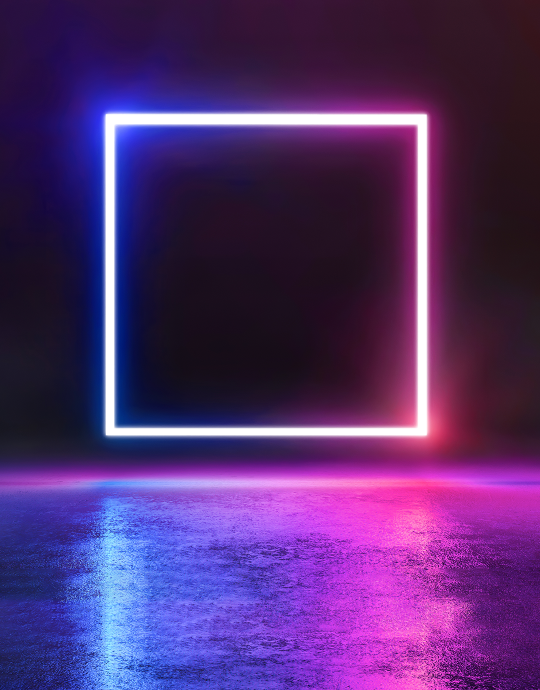
#> input picture image-data/Background/1.png, 1080 x 1380 px, found by its file name (shown at 1/2 size); the run also reads 1 picture not shown here
$ python post-processing.py
#> lines starting #> are read from the running program, lines starting #| are printed output that depends on the picture; pictures that were not available may be replaced by others from this repository, and a replacement may not be noted
import hashlib
from PIL import Image
import os
from os import listdir
from os.path import isfile, join
import random
##################### TO CHANGE ###################################################
path = "/Users/jerrypan/Desktop/Research & Internship Project/A-scalable-NFT-Art-Project-by-Indorse/pytorch-CycleGAN-and-pix2pix/image-data/"
##################### TO CHANGE ###################################################

string = "n"
encoded = string.encode()
hashObject = hashlib.sha256(encoded)
hexDigits = hashObject.hexdigest()
hexDigitsInDecimal = int(hexDigits, 16)
print(hexDigits)  # ce76c835a3668e99f680f1b043f09b6bbbb71905e6f2b2079f0dd59daba5002e

img = Image.open(path + "Background/1.png")
#> img is the input picture: PIL image 1080x1380 RGBA; mean R, G, B, A 83.4, 46.5, 112.3, 255

width, height = img.size
#> width = 1080; height = 1380
# print(width, height)

# for x in range(width):
#     for y in range(height):
#         (r, g, b, a) = img.getpixel((x,y))
        # print(r, g, b, a)
        ####################################################################
        # Do your logic here and create a new (R,G,B) tuple called new_color
        ####################################################################
        # img.putpixel( (x,y), (r + 100, g + 100, b + 100))

# encoding
for x in range(0, 64, 8):
    r, g, b, a = int(hexDigits[x:x+2], 16), int(hexDigits[x+2:x+4], 16), int(hexDigits[x+4:x+6], 16), int(hexDigits[x+6:x+8], 16)
    img.putpixel((x, 0), (r, g, b, a))

img.save("/Users/jerrypan/Desktop/Research & Internship Project/A-scalable-NFT-Art-Project-by-Indorse/pytorch-CycleGAN-and-pix2pix/image-data/Background/1_processed.png")


#############################################################################################
# decoding
encoded_img = Image.open("/Users/jerrypan/Desktop/Research & Internship Project/A-scalable-NFT-Art-Project-by-Indorse/pytorch-CycleGAN-and-pix2pix/image-data/Background/1_processed.png")
code = ""
for x in range(0, 64, 8):
    r, g, b, a = encoded_img.getpixel((x, 0))
    hexR = hex(r)[2:]
    hexG = hex(g)[2:]
    hexB = hex(b)[2:]
    hexA = hex(a)[2:]
    if len(hexR) == 1:
        hexR = "0" + hexR
    if len(hexG) == 1:
        hexG = "0" + hexG
    if len(hexB) == 1:
        hexB = "0" + hexB
    if len(hexA) == 1:
        hexA = "0" + hexA
    code = code + hexR + hexG + hexB + hexA
#> this loop made 8 passes
#> (r, g, b, a, hexR, hexG, hexB, hexA) on passes 6 to 8: (129, 52, 41, 15, '81', '34', '29', '0f'), (235, 168, 15, 130, 'eb', 'a8', '0f', '82'), (54, 200, 61, 185, '36', 'c8', '3d', 'b9')
#> (r, g, b, a, hexR, hexG, hexB, hexA) on passes 1 to 5: (27, 22, 177, 223, '1b', '16', 'b1', 'df'), (83, 139, 161, 45, '53', '8b', 'a1', '2d'), (195, 249, 126, 219, 'c3', 'f9', '7e', 'db'), (184, 92, 170, 112, 'b8', '5c', 'aa', '70'), (80, 212, 108, 20, '50', 'd4', '6c', '14')
# print(code)
#############################################################################################
pathBackgrounds = os.listdir(path + "Background/")
pathFrames = os.listdir(path + "Frames/")
pathProducts = os.listdir(path + "Product/")

backgroundNum = random.choice(pathBackgrounds)
productNum = random.choice(pathProducts)
######################################################################
# Common/Rare/Epic/LegendaryLegendary
ledendaryProb = 0.03
epicProb = 0.10 + ledendaryProb
rareProb = 0.30 + epicProb

if (hexDigitsInDecimal % 100) / 100 <= ledendaryProb:
    frameNum = "4-Legendary.png"
elif (hexDigitsInDecimal % 100) / 100 <= epicProb:
    frameNum = "3-Epic.png"
elif (hexDigitsInDecimal % 100) / 100 <= rareProb:
    frameNum = "2-Rare.png"
else:
    frameNum = "1-Common.png"
######################################################################
backgroundImg = Image.open(path + "Background/" + str(backgroundNum))
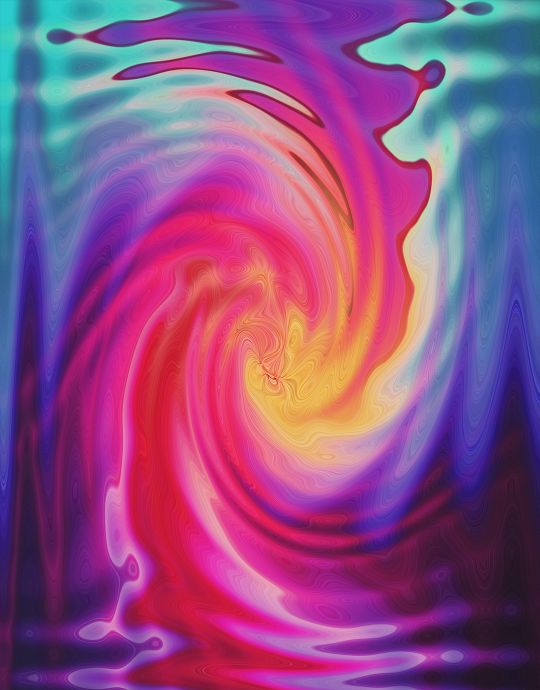
#> input picture image-data/Background/11.jpg, 1080 x 1380 px, found by its file name (shown at 1/2 size)
#> backgroundImg is the input picture: PIL image 1080x1380 RGB; mean R, G, B 142.5, 79, 132.1
frameImg = Image.open(path + "Frames/" + frameNum)
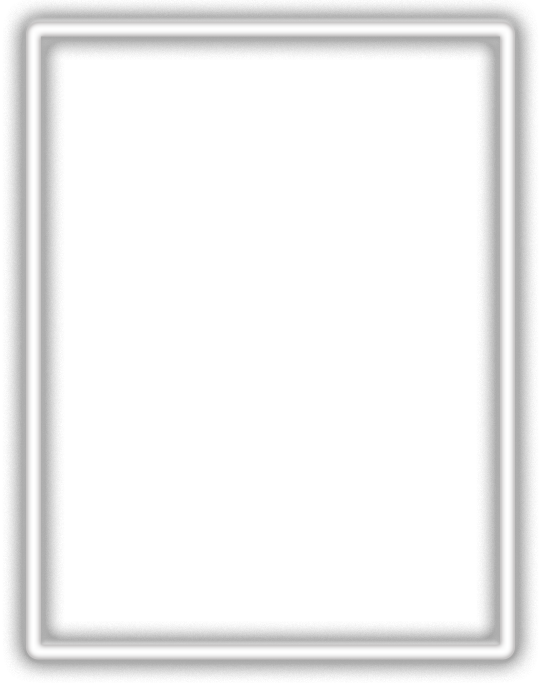
#> input picture image-data/Frames/1-Common.png, 1080 x 1380 px, found by its file name (shown at 1/2 size)
#> frameImg is the input picture: PIL image 1080x1380 RGBA; mean R, G, B, A 189.9, 188.6, 188.6, 55.3
productImg = Image.open(path + "Product/" + productNum + "/product.png")
textImg = Image.open(path + "Product/" + productNum + "/" + frameNum[0] + ".png")


area = (0, 0, 1080, 1380)
backgroundImg.paste(productImg, (0, 0), productImg)
backgroundImg.paste(frameImg, (0, 0), frameImg)
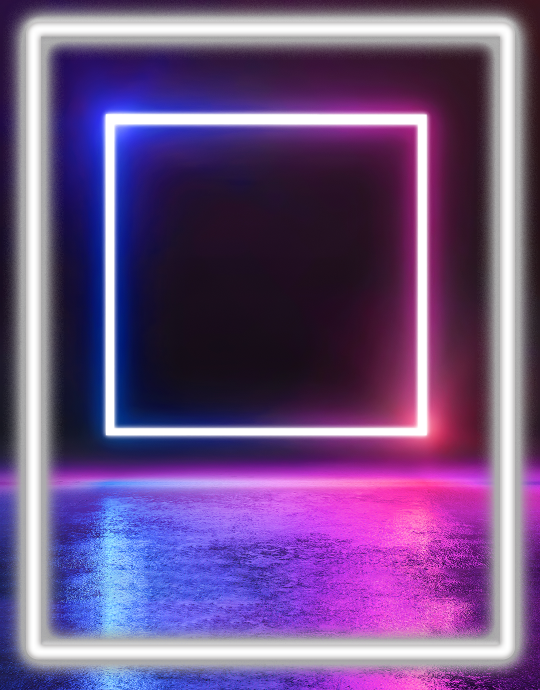
#> backgroundImg: PIL image 1080x1380 RGB (shown at 1/2 size); mean R, G, B 111.4, 81.7, 134.2
backgroundImg.paste(textImg, (0, 0), textImg)

backgroundImg.save(path + "Outputs/" + str(hexDigits) + ".png")
